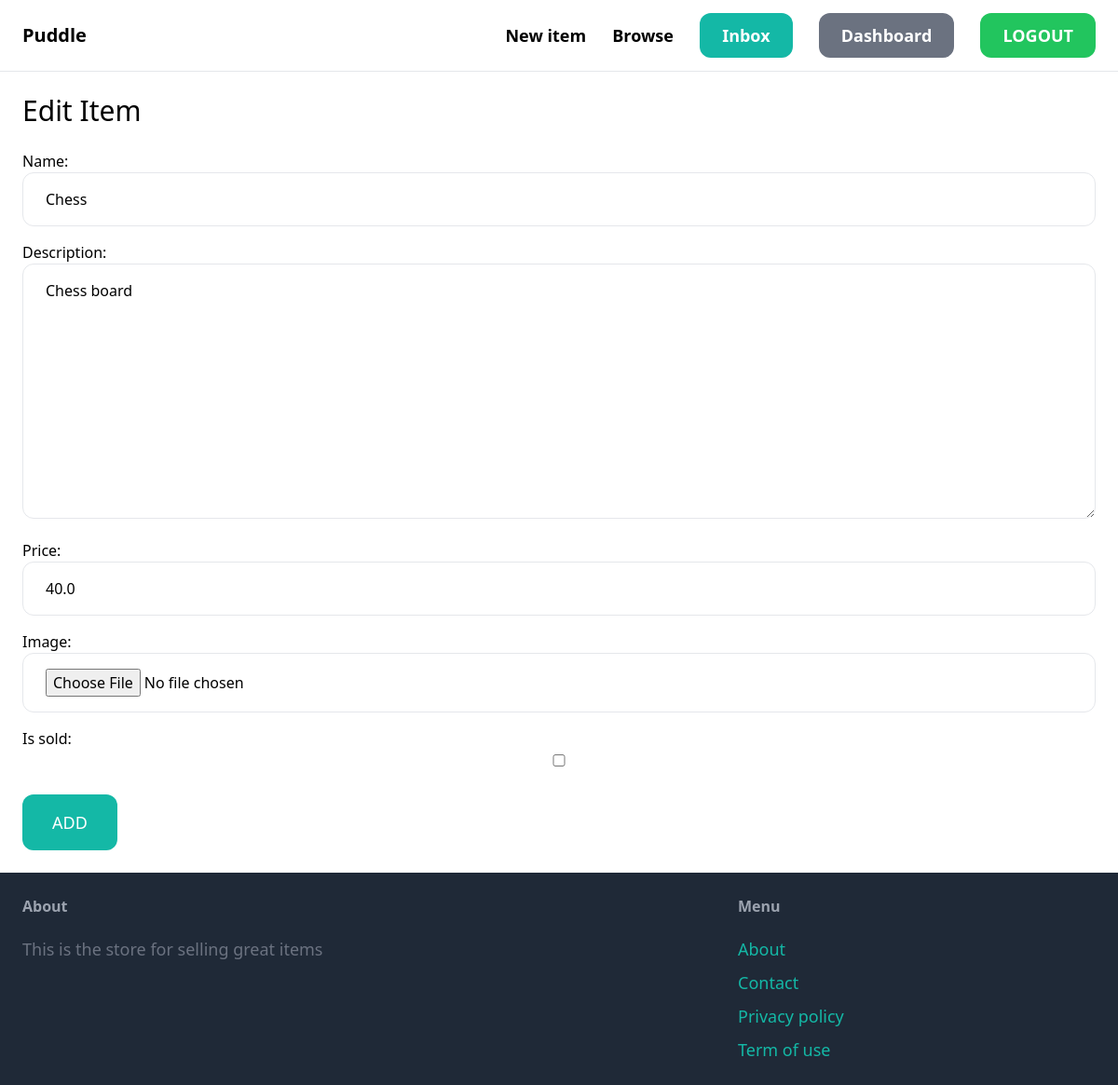
Page /items/2/edit. (signed in) on the committed database.
### items/models.py (models this page shows, shortened)
class Item(models.Model):
    category = models.ForeignKey(Category, related_name ='items',on_delete = models.CASCADE)
    name = models.CharField(max_length=255)
    description = models.TextField(blank=True,null=True)
    price = models.FloatField()
    image = models.ImageField(upload_to='item_images',blank=True,null=True)
    is_sold = models.BooleanField(default=False)
    created_by = models.ForeignKey(User, related_name='items', on_delete = models.CASCADE)
    created_at = models.DateTimeField(auto_now_add=True)
    class Meta:
        ordering = ('name','category','price','is_sold','created_by','created_at')
        verbose_name_plural = "Items"

### items/views.py (the view)
# urls.py: path('<int:pk>/edit.', views.editItem ,name="items-edit"),
@login_required
def editItem(request:HttpRequest,pk:int):
    item = get_object_or_404(Item,pk=pk,created_by=request.user)
    if request.method == 'POST':
        form = EditItemFrom(request.POST,request.FILES,instance=item)
        if form.is_valid():
            form.save()
            return redirect('items:items-detail',pk=item.id)
    else:
        form = EditItemFrom(instance=item)
    return render(request,'items/form.html',{
        'form':form,
        'title': "Edit Item",
    })

### items/form.py
class EditItemFrom(forms.ModelForm):
    class Meta:
        model = Item
        fields = ('name','description','price','image','is_sold')
        widgets = {
            'name': forms.TextInput(attrs={
                'class':INPUT_CLASSES,
            }),
            'description': forms.Textarea(attrs={
                'class':INPUT_CLASSES,
            }),
            'price': forms.TextInput(attrs={
                'class':INPUT_CLASSES,
            }),
            'image': forms.FileInput(attrs={
                'class':INPUT_CLASSES,
            }),
            'is_sold': forms.CheckboxInput(attrs={
                'class':INPUT_CLASSES,
            }),
        }

### items/templates/items/form.html (shortened to what this page needs)
{% extends "core/base.html" %}
{% block content %}
<h1 class="mb-6 text-3xl"> {{ title }} </h1>
<form method="post" action="." enctype="multipart/form-data">
    <div class="space-y-4">
        {{ form.as_p }}
    </div>
    <button class="mt-6 py-4 px-8 text-lg bg-teal-500 hover:bg-teal-700 rounded-xl text-white">ADD</button>
{% endblock content %}

### rows in the picture
Item: name "Chess", description "Chess board", price "40.0"

### other values in the picture
{{ title }} "Edit Item"
